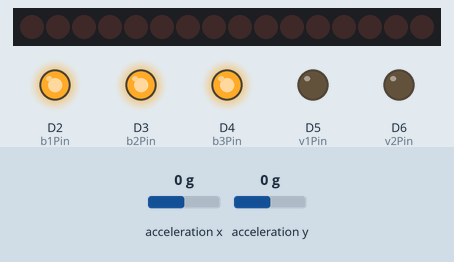
Recording of a sketch running on a simulated Arduino Uno R4 WiFi. Parts: 16 shift-register outputs drawn as a row of LEDs (first output left, lit = HIGH), output pins drawn as LEDs (lit = HIGH). Wiring (inferred from the names in the program): 2 × shift register (74HC595): data D8; shift clock D13; latch D12. Wiring (inferred from the signals the program sends): row of LEDs: on Q0, Q1, Q2, Q3, Q4, Q5, Q6, Q7, Q8, Q9, Q10, Q11, Q12, Q13, Q14, Q15. Inputs (shaded band) come from the test bench; at power-on: acceleration y 0 g, acceleration x 0 g. Pins used as bus, display or sensor lines are not drawn; what the sketch prints to the serial monitor is not drawn.

Above: at 1.2 s.
1.3 s: acceleration y set to -1.4 g
At 2.5 s:
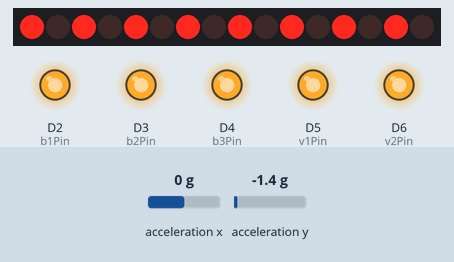
4.3 s: acceleration x set to -0.2 g
5.8 s: acceleration x set to -0.5 g
At 6.2 s:
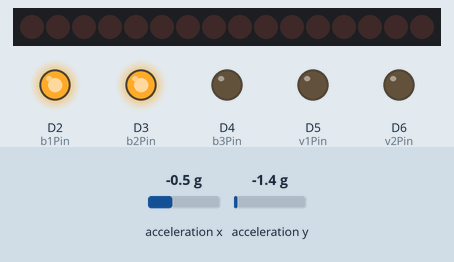
7.3 s: acceleration x set to 0 g
At 8.3 s:
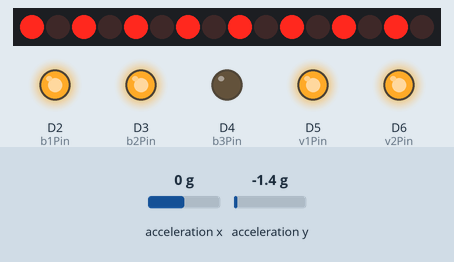
10.3 s: acceleration y set to 0 g
At 11.4 s:
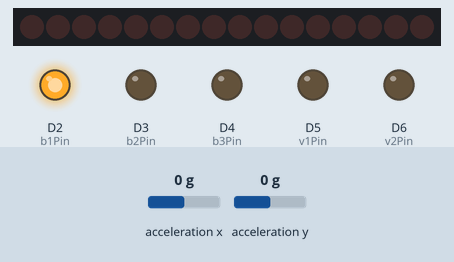
11.8 s: acceleration y set to -0.8 g
At 24.5 s:
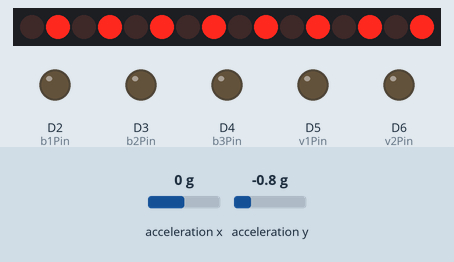
Timing chart, 0 to 26.0 s (numbered marks = the images above; inputs shaded):
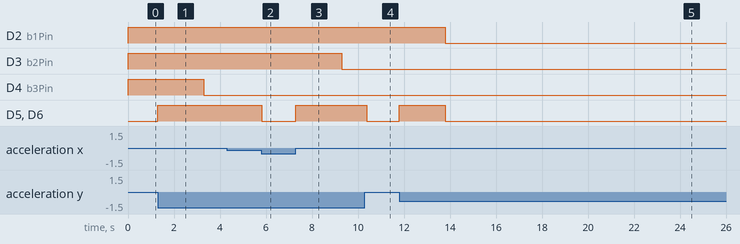

The sketch:

modulino_movement_test.ino
```cpp
#include "Modulino.h"

ModulinoMovement movement;

const int b1Pin = 2; // Battery LED 1
const int b2Pin = 3; // Battery LED 2
const int b3Pin = 4; // Battery LED 3

const int v1Pin = 5; // Vmotor 1
const int v2Pin = 6; // Vmotor 2

const int dataPin = 8;   // DS
const int latchPin = 12; // ST_CP
const int clockPin = 13; // SH_CP

// Defining the variable and functions to operate the radar
uint16_t radar = 0; // 16 bits for 2 shift registers (8 LEDs × 2 outputs per LED)

#define SET_RADAR(led)   (radar |= (1 << led)) // Turn on specific radar LED
#define CLEAR_RADAR(led) (radar &= ~(1 << led)) // Turn off specific radar LED
#define TURN_ALL_RED() (radar = 0x5555)  // Turn all radar LEDs red
#define TURN_ALL_GREEN() (radar = 0xAAAA)  // Turn all radar LEDs green
#define TURN_OFF_RADAR() (radar = 0) // Turn off radar

float x, y;
const float a = 0.2;
float current_dot_product;

bool Target_is_Hit = false;
int battery_life = 3; //0: empty, 1: 1/3, 2: 2/3, 3: full
bool prevHit = false;
unsigned long hitStartTime = 0;
bool timingHit = false;

struct Vec3 {
  float x;
  float y;
};

struct TargetPoint {
  const char* name;
  Vec3 dir;
};

Vec3 current;

// H=HIT, R=RECHARGE
TargetPoint points[] = {
  {"H1", {0.0, 1.0}},
  {"R2", {1.0, 0.0}},
  {"H3", {0.0, -1.0}}

};

float DotProduct(Vec3 a, Vec3 b) {
  return a.x * b.x + a.y * b.y;
}

Vec3 Normalize(Vec3 v){
  float magnitude = sqrt(v.x *v.x + v.y*v.y);

  if (magnitude < 0.0001){
    return v; //avoid division by zero
  }

  Vec3 normalized = {v.x/magnitude, v.y/magnitude};
  return normalized;
}

int Closest_Target_Finder(Vec3 current) {

  float closest_distance = -2;
  int closest_index = -1;

  int pointCount = sizeof(points) / sizeof(points[0]);

  for (int i =0; i<pointCount;i++) {
    //float result = DotProduct(current, points[i].dir);
    Vec3 target = Normalize(points[i].dir);
    float result = DotProduct(current, target);

    if (closest_distance < result) {
      closest_distance = result;
      closest_index = i;
      current_dot_product = result;
    }
  }

  return closest_index;
}

// Sending radar data to microcontrollers
void sendData(uint16_t data) {
  digitalWrite(latchPin, LOW);

  // Send high byte first → second shift register
  shiftOut(dataPin, clockPin, MSBFIRST, (data >> 8) & 0xFF);

  // Then low byte → first shift register
  shiftOut(dataPin, clockPin, MSBFIRST, data & 0xFF);

  digitalWrite(latchPin, HIGH);
}

void Update_Battery_Life() {
  // for now the target points are all identified as damage points
  //later on battery should behave differently if the target point is a recharge point

  switch (battery_life)
  {
  case 0:
    // ALL 3 LEDS OFF
    digitalWrite(b1Pin, LOW);
    digitalWrite(b2Pin, LOW);
    digitalWrite(b3Pin, LOW);
    break;

  case 1:
    // 1 LED ON
    digitalWrite(b1Pin, HIGH);
    digitalWrite(b2Pin, LOW);
    digitalWrite(b3Pin, LOW);
    break;

  case 2:
    // 2 LEDS ON
    digitalWrite(b1Pin, HIGH);
    digitalWrite(b2Pin, HIGH);
    digitalWrite(b3Pin, LOW);
    break;

  case 3:
    // ALL 3 LEDS ON
    digitalWrite(b1Pin, HIGH);
    digitalWrite(b2Pin, HIGH);
    digitalWrite(b3Pin, HIGH);
    break;

  default:
    Serial.println("Error: Invalid battery life state");
    break;
  }

}

bool Hit_Calculator(int closest_index) {
  // the dot product being near equal to 1 means we are pointing at the point

  Target_is_Hit = (current_dot_product > 0.97);

  //just started hitting
  if (Target_is_Hit && !timingHit) {
    hitStartTime = millis();
    timingHit = true;
  }

  //stopped hitting so reset timer
  if (!Target_is_Hit) {
    timingHit = false;
    prevHit = false;
    TURN_OFF_RADAR();
    return false;
  }

  // Check how long we've been holding target
  unsigned long elapsed = millis() - hitStartTime;

  int requiredTime = 0;

  if (points[closest_index].name[0] == 'H') {
    requiredTime = 2000; // 2 seconds for hit
    TURN_ALL_RED();
  } else if (points[closest_index].name[0] == 'R') {
    requiredTime = 3000; // 3 seconds for recharge
    TURN_ALL_GREEN();
  }

  Serial.print("Hold time: ");
  Serial.print(elapsed);
  Serial.println(" ms");

  //trigger when held for long enough
  if (elapsed>=requiredTime && !prevHit) {

    if(points[closest_index].name[0]=='H' && battery_life > 0){
      battery_life--;

    }else if(points[closest_index].name[0]=='R' && battery_life<3){
      battery_life++;
    }

    Update_Battery_Life();
    prevHit=true;

  }

  return Target_is_Hit;
}

void UpdateCompass(int closest_index){
  if(closest_index== -1){
    return;
  }

  Vec3 target = Normalize(points[closest_index].dir);
  Vec3 cur = Normalize(current);

  float currX = cur.x;
  float currY = cur.y;
  float tarX = target.x;
  float tarY = target.y;

  float dot=DotProduct(cur,target); //can be set as param if needed
  float cross=currX*tarY - currY*tarX;

  if(dot>0.95){
    return;
  }

  if(fabs(cross)>fabs(dot)){
    if (cross > 0) {
      Serial.println("LEFT");
    } else {
      Serial.println("RIGHT");
    }
  } else {
    if (dot > 0) {
      Serial.println("UP");
    } else {
      Serial.println("DOWN");
    }
  }

}

void setup() {
  Serial.begin(9600);
  Modulino.begin();
  movement.begin();

  // Initialize the first reading
  movement.update();
  x=movement.getX();
  y=movement.getY();

  current = Normalize({x, y});

  // Set battery LED pins as outputs
  pinMode(b1Pin, OUTPUT);
  pinMode(b2Pin, OUTPUT);
  pinMode(b3Pin, OUTPUT);

  // Set Vmotor pins as outputs
  pinMode(v1Pin, OUTPUT);
  pinMode(v2Pin, OUTPUT);

  // Set radar pins as outputs
  pinMode(dataPin, OUTPUT);
  pinMode(latchPin, OUTPUT);
  pinMode(clockPin, OUTPUT);

  Update_Battery_Life();

  TURN_OFF_RADAR();
}

void loop() {
  // Read new movement data from the sensor
  movement.update();

  Vec3 newVec = {movement.getX(), movement.getY()};
  newVec = Normalize(newVec);

  //smoothed values
  x = a * newVec.x + (1 - a) * x;
  y = a * newVec.y + (1 - a) * y;
  current = Normalize({x, y});

  int closest_index = Closest_Target_Finder(current);
  bool is_hit = Hit_Calculator(closest_index);
  UpdateCompass(closest_index);

  sendData(radar);

  Serial.print(" | current: ");
  Serial.print(current.x, 3);
  Serial.print(", ");
  Serial.print(current.y, 3);
  Serial.print(" | Battery life: ");
  Serial.print(battery_life);
  Serial.print(" | Radar: ");
  Serial.print(radar);

  if (closest_index != -1) {
    Serial.print(" | Closest point: ");
    Serial.print(points[closest_index].name);
  }

  if(is_hit) {
    Serial.print(" | Target Hit!");
    digitalWrite(v1Pin, HIGH);
    digitalWrite(v2Pin, HIGH);
  } else {
    digitalWrite(v1Pin, LOW);
    digitalWrite(v2Pin, LOW);
  }

  Serial.println();

  if (battery_life == 0) {
    digitalWrite(v1Pin, LOW);
    digitalWrite(v2Pin, LOW);
    TURN_ALL_RED();
    sendData(radar);
    delay(10000);
    TURN_ALL_GREEN();
    sendData(radar);
    delay(10000);
  }
}
```

Measured:
- the behaviour switches between -0.3 and -0.4 g on acceleration x (found by bisection; images 1 and 2)
- after the input at 1.3 s, D4 (b3Pin): HIGH → LOW after 2.0 s; D5 (v1Pin), D6 (v2Pin): LOW → HIGH at once
- after the input at 5.8 s, D5 (v1Pin), D6 (v2Pin): HIGH → LOW at once
- after the input at 7.3 s, D3 (b2Pin): HIGH → LOW after 2.0 s; D5 (v1Pin), D6 (v2Pin): LOW → HIGH at once
- after the input at 10.3 s, D5 (v1Pin), D6 (v2Pin): HIGH → LOW after 0.09 s
- after the input at 11.8 s, D2 (b1Pin): HIGH → LOW after 2.0 s; D5 (v1Pin), D6 (v2Pin): LOW → HIGH at once, → LOW 2.0 s later
